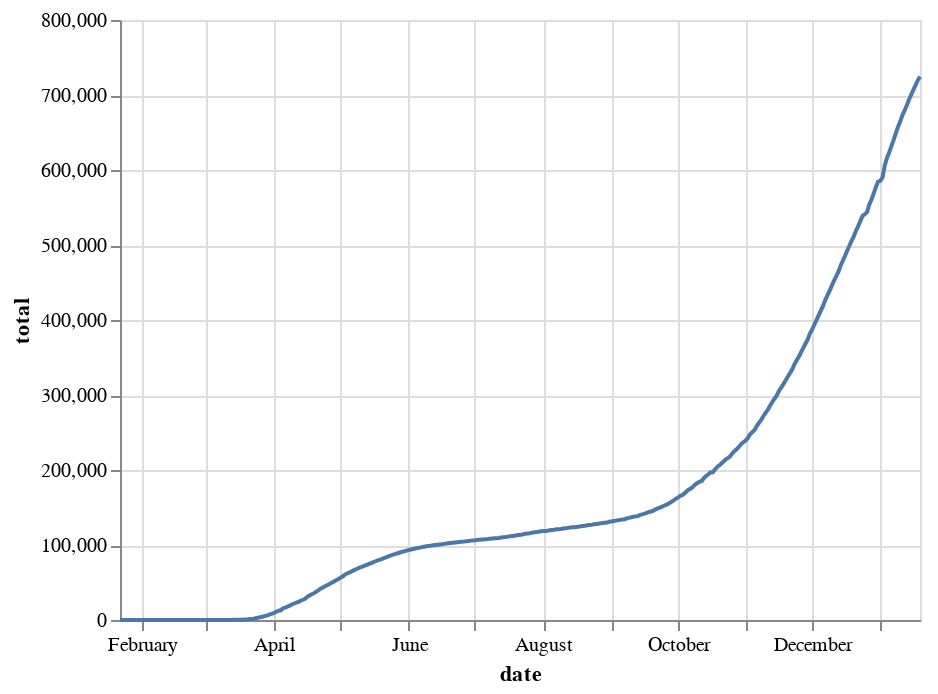

The cell this chart's notebook holds for it:
### Code cell
alt.Chart(df_country_df).mark_line().encode(
    x='date:T',
    y='total:Q'
)

### Figure 1 — Vega-Lite specification as saved in the notebook (floating-point values rounded to 4 significant figures; data arrays with more than 128 entries replaced by an {"elided": "..."} marker saying what was removed)
{"config": {"view": {"continuousWidth": 400, "continuousHeight": 300}}, "data": {"name": "data-8309f8e524a0f5b9b33e9cf0c3e7d424"}, "mark": "line", "encoding": {"x": {"type": "temporal", "field": "date"}, "y": {"type": "quantitative", "field": "total"}}, "$schema": "https://vega.github.io/schema/vega-lite/v4.8.1.json", "datasets": {"data-8309f8e524a0f5b9b33e9cf0c3e7d424": {"elided": "364 records"}}}
